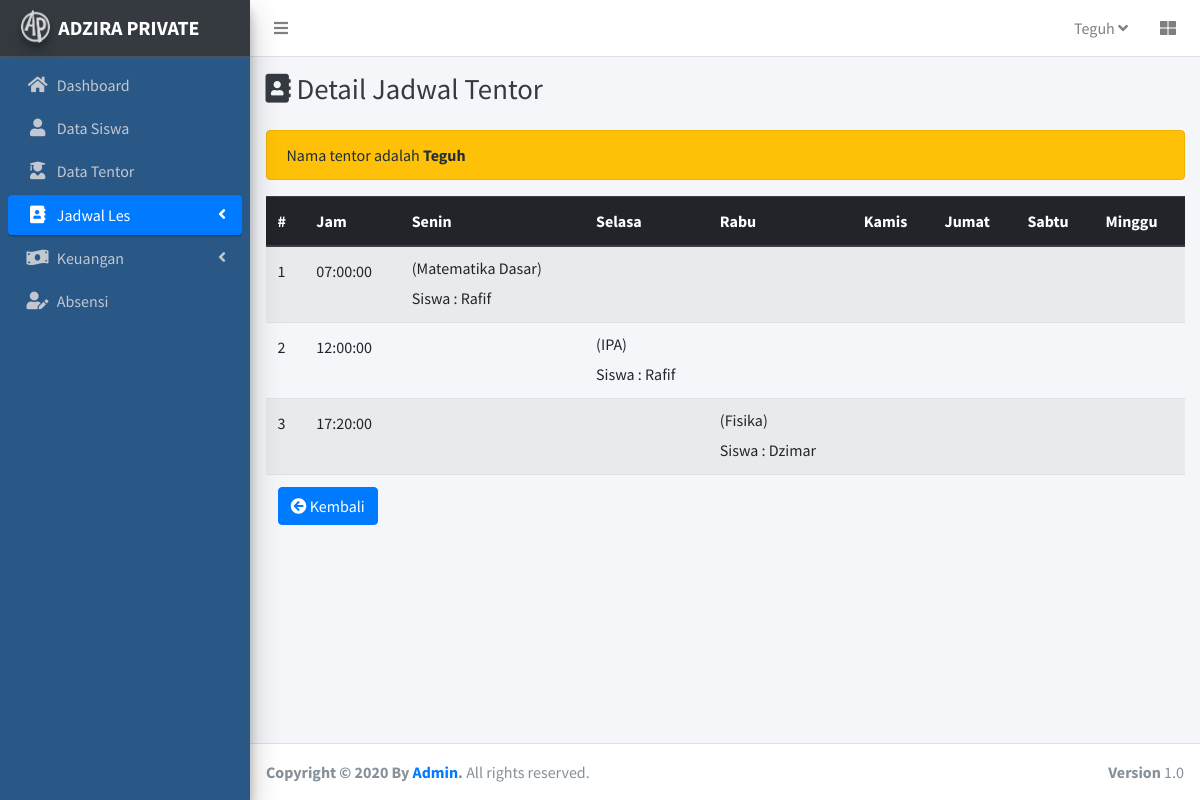
The page /c_jadwal/detail2/7 on the database its author committed.
### tables this page shows
CREATE TABLE `tentor` (
  `id_tentor` int(11) NOT NULL,
  `nama` varchar(50) NOT NULL,
  `alamat` varchar(255) NOT NULL,
  `no_tlp` varchar(13) NOT NULL,
  `bidang_keahlian` varchar(50) DEFAULT NULL,
  `sekolah` varchar(50) DEFAULT NULL,
  `jurusan` varchar(50) DEFAULT NULL,
  `semester` int(11) DEFAULT NULL,
  `image` varchar(50) DEFAULT NULL
);

CREATE TABLE `jadwal` (
  `id_jadwal` int(11) NOT NULL,
  `id_siswa` int(11) NOT NULL,
  `id_tentor` int(11) NOT NULL,
  `hari` varchar(20) NOT NULL,
  `mapel` varchar(25) NOT NULL,
  `jam` time NOT NULL
);

CREATE TABLE `siswa` (
  `id_siswa` int(11) NOT NULL,
  `nama` varchar(50) NOT NULL,
  `alamat` varchar(255) NOT NULL,
  `kelas` int(3) NOT NULL,
  `tgl_lahir` date NOT NULL,
  `nama_ortu` varchar(50) NOT NULL,
  `tlp_ortu` varchar(12) NOT NULL,
  `image` varchar(50) DEFAULT NULL
);

### application/controllers/C_Jadwal.php (called while the page is built, shortened)
<?php
class C_Jadwal extends CI_Controller{
    public function __construct()
    {
        $this->load->model('Jadwal_model');
        $this->load->model('Siswa_model');
        $this->load->model('Tentor_model');
    }
    public function detail2($id)
    {
        $data['jadwal'] = $this->Jadwal_model->getAllJadwalSiswa();
        $data['tentor'] = $this->Tentor_model->getTentorById($id);
        $data['namatentor'] = $this->Tentor_model->getAllTentor();
        $data['siswa'] = $this->Siswa_model->getAllSiswa();
        $data['judul'] = 'Detail Jadwal Tentor';
        $data['aktifdashboard'] = '';
        $data['aktifsiswa'] = '';
        $data['aktifjadwal'] = 'active';
        $data['aktifabsensi'] = '';
        $data['aktifkeuangan'] = '';
        $data['user'] = $this->db->get_where('admin')->row_array();
        $this->load->view('template/header',$data);
        $this->load->view('jadwal/detail2',$data);
        $this->load->view('template/footer');
    }
}

### index.php (called while the page is built, shortened)
<?php
require_once BASEPATH.'core/CodeIgniter.php';

### application/models/Tentor_model.php (called while the page is built, shortened)
<?php
class Tentor_model extends CI_model{
    public function getAllTentor()
    {
        return $this->db->get('tentor')->result_array();
    }
}

### application/models/Jadwal_model.php (called while the page is built, shortened)
<?php
class Jadwal_model extends CI_model{
    public function getAllJadwalSiswa()
    {
        return $this->db->get('jadwal')->result_array();
    }
}

### application/models/Siswa_model.php (called while the page is built, shortened)
<?php
class Siswa_model extends CI_model{
    public function getAllSiswa()
    {
       return  $this->db->get('siswa')->result_array();
    }
}

### application/views/jadwal/detail2.php (the view, shortened to what this page needs)
<div class="content-wrapper">
    <div class="content-header">
      <div class="container-fluid">
        <div class="row mb-2">
          <div class="col-sm-6">
            <h1 class="m-0 text-dark"><i class="fas fa-address-book"></i> Detail Jadwal Tentor</h1>
          </div>
        </div>
      </div>
    </div>
    <section class="content">
        <div class="container">
            <div class="alert alert-warning" role="alert">
                Nama tentor adalah <strong><?= $tentor['nama'];?></strong>
            </div>
            <table class="table table-striped">
                <thead class="thead-dark">
                    <tr>
                    <th scope="col">#</th>
                    <th scope="col">Jam</th>
                    <th scope="col">Senin</th>
                    <th scope="col">Selasa</th>
                    <th scope="col">Rabu</th>
                    <th scope="col">Kamis</th>
                    <th scope="col">Jumat</th>
                    <th scope="col">Sabtu</th>
                    <th scope="col">Minggu</th>
                    </tr>
                </thead>
                <tbody>
                    <?php $angka=1; foreach($jadwal as $jadwal): ?>
                <?php if($tentor['id_tentor'] == $jadwal['id_tentor']):?>
                    <tr>
                        <td><?=$angka++;?></td>
                        <td>
                            <?php if($jadwal['id_tentor']==$tentor['id_tentor']):?>
                                <?= $jadwal['jam'];?>
                            <?php endif;?>
                        </td>
                        <td>
                            <?php if($jadwal['hari']=='Senin' || $jadwal['hari']=='senin'): ?>
                                <?php foreach($siswa as $s):?>
                                    <?php if($jadwal['id_tentor'] == $tentor['id_tentor']):?>
                                        <?php if($jadwal['id_siswa'] == $s['id_siswa']):?>
                                            <h6>(<?= $jadwal['mapel'];?>)</h6>
                                        Siswa : <?= $s['nama']; ?>
                                        <?php endif;?>
                                    <?php endif;?>
                                <?php endforeach;?>
                            <?php endif;?>
                        </td>
                        <td>
                            <?php if($jadwal['hari']=='Selasa' || $jadwal['hari']=='selasa'): ?>
                                <?php foreach($siswa as $s):?>
                                    <?php if($jadwal['id_tentor'] == $tentor['id_tentor']):?>
                                        <?php if($jadwal['id_siswa'] == $s['id_siswa']):?>
                                        <h6>(<?= $jadwal['mapel'];?>) </h6>
                                        Siswa : <?= $s['nama']; ?>
                                        <?php endif;?>
                                    <?php endif;?>
                                <?php endforeach;?>
                            <?php endif;?>
                        </td>
                        <td>
                            <?php if($jadwal['hari']=='Rabu' || $jadwal['hari']=='rabu' ): ?>
                                <?php foreach($siswa as $s):?>
                                    <?php if($jadwal['id_tentor'] == $tentor['id_tentor']):?>
                                        <?php if($jadwal['id_siswa'] == $s['id_siswa']):?>
                                        <h6>(<?= $jadwal['mapel'];?>) </h6>
                                        Siswa : <?= $s['nama']; ?>
                                        <?php endif;?>
                                    <?php endif;?>
                                <?php endforeach;?>
                            <?php endif;?>
                        </td>
                        <td>
                        </td>
                        <td>
                        </td>
                        <td>
                        </td>
                        <td>
                        </td>
                    </tr>
                                        <?php endif;?>
                    <?php endforeach;?>
                    <tr class="text-left">
                        <td colspan="10">
                            <a href="<?= base_url();?>c_jadwal/index2" class="btn btn-primary"><i class="fas fa-arrow-circle-left"></i> Kembali</a>
                        </td>
                    </tr>
                </tbody>
            </table>
        </div>
    </section>
</div>

### application/views/template/header.php (shortened to what this page needs)
<!DOCTYPE html>
<html>
<head>
  <link rel="stylesheet" href="<?= base_url();?>assetAdmin/plugins/fontawesome-free/css/all.min.css">
  <link rel="stylesheet" href="https://code.ionicframework.com/ionicons/2.0.1/css/ionicons.min.css">
  <link rel="stylesheet" href="<?= base_url();?>assetAdmin/plugins/tempusdominus-bootstrap-4/css/tempusdominus-bootstrap-4.min.css">
  <link rel="stylesheet" href="<?= base_url();?>assetAdmin/plugins/icheck-bootstrap/icheck-bootstrap.min.css">
  <link rel="stylesheet" href="<?= base_url();?>assetAdmin/plugins/jqvmap/jqvmap.min.css">
  <link rel="stylesheet" href="<?= base_url();?>assetAdmin/dist/css/adminlte.min.css">
  <link rel="stylesheet" href="<?= base_url();?>assetAdmin/dist/jos.css">
  <link rel="stylesheet" href="<?= base_url();?>assetAdmin/plugins/overlayScrollbars/css/OverlayScrollbars.min.css">
  <link rel="stylesheet" href="<?= base_url();?>assetAdmin/plugins/daterangepicker/daterangepicker.css">
  <link rel="stylesheet" href="<?= base_url();?>assetAdmin/plugins/summernote/summernote-bs4.css">
</head>
<body class="hold-transition sidebar-mini layout-fixed">
<div class="wrapper">
  <nav class="main-header navbar navbar-expand navbar-white navbar-light">
    <ul class="navbar-nav">
      <li class="nav-item">
        <a class="nav-link" data-widget="pushmenu" href="#" role="button"><i class="fas fa-bars"></i></a>
      </li>
    </ul>
    <ul class="navbar-nav ml-auto">
      <li class="nav-item dropdown">
        <a class="nav-link" data-toggle="dropdown" href="#"> <?= $user['username'];?>
          <i class="fas fa-angle-down"></i>
        </a>
      </li>
      <li class="nav-item">
        <a class="nav-link" data-widget="control-sidebar" data-slide="true" href="#" role="button">
          <i class="fas fa-th-large"></i>
        </a>
      </li>
    </ul>
  </nav>
  <aside class="main-sidebar sidebar-dark-primary elevation-4 bg-dark">
    <a href="<?= base_url();?>" class="brand-link">
      <img src="<?= base_url();?>assetAdmin/dist/img/AdminLTELogo.png" alt="AdminLTE Logo" class="brand-image img-circle elevation-3"
           style="opacity: .8">
      <span class="brand-text font-weight-bold">ADZIRA PRIVATE</span>
    </a>
    <div class="sidebar froge">
      <nav class="mt-2">
        <ul class="nav nav-pills nav-sidebar flex-column" data-widget="treeview" role="menu" data-accordion="false">
          <li class="nav-item has-treeview">
            <a href="<?= base_url();?>c_home" class="nav-link <?= $aktifdashboard;?>">
              <i class="nav-icon fas fa-home"></i>
              <p>Dashboard</p>
            </a>
          </li>
          <li class="nav-item has-treeview">
            <a href="<?= base_url();?>c_siswa" class="nav-link <?= $aktifsiswa;?>">
              <i class="nav-icon fas fa-user"></i>
              <p>Data Siswa</p>
            </a>
          </li>
          <li class="nav-item has-treeview">
            <a href="<?= base_url();?>c_tentor" class="nav-link <?= $aktiftentor;?>">
              <i class="nav-icon fas fa-user-graduate"></i>
              <p>Data Tentor</p>
            </a>
          </li>
          <li class="nav-item has-treeview">
            <a href="#" class="nav-link <?= $aktifjadwal;?>">
              <i class="nav-icon fas fa-address-book"></i>
              <p>
                Jadwal Les
                <i class="right fas fa-angle-left"></i>
              </p>
            </a>
          </li>
          <li class="nav-item has-treeview">
            <a href="#" class="nav-link <?= $aktifkeuangan;?>">
              <i class="nav-icon fas fa-money-bill-wave"></i>
              <p>
                Keuangan
                <i class="fas fa-angle-left right"></i>
              </p>
            </a>
          </li>
          <li class="nav-item has-treeview">
            <a href="<?= base_url() ;?>c_absensi" class="nav-link <?= $aktifabsensi;?>">
              <i class="nav-icon fas fa-user-edit"></i>
              <p> Absensi</p>
            </a>
          </li>
        </ul>
      </nav>
    </div>
  </aside>

### rows shown on the page
tentor: nama "Teguh"
jadwal: jam "07:00:00", mapel "Matematika Dasar"
siswa: nama "Rafif"
jadwal: jam "12:00:00", mapel "IPA"
jadwal: jam "17:20:00", mapel "Fisika"
siswa: nama "Dzimar"

### other values the page prints
$user['username'] "Teguh"
